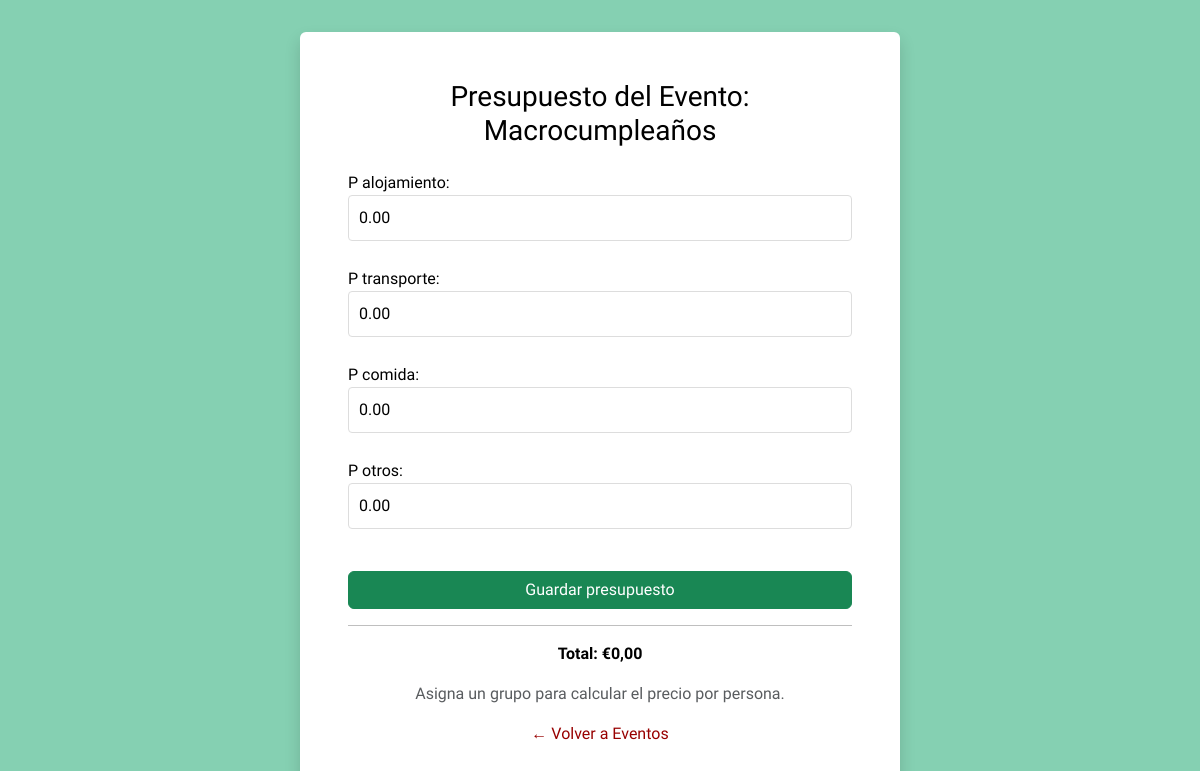
The app's page /eventos/3/presupuesto/ (signed in) with its own data.
### meetLink/models.py (models this page shows, shortened)
class Evento(models.Model):
    nombre = models.CharField(max_length=25, verbose_name="Nombre")
    descripcion = models.CharField(max_length=50, verbose_name="Descripción")
    ubicacion = models.CharField(max_length=50, default="Por definir", verbose_name="Ubicación")
    fecha_inicio = models.DateTimeField(verbose_name="Fecha de inicio")
    fecha_fin = models.DateTimeField(verbose_name="Fecha de fin")
    transporte = models.CharField(max_length=20, verbose_name="Medio de transporte")
    presupuesto = models.BooleanField(default=False, verbose_name="Presupuesto")
    grupo = models.ForeignKey('GrupoContacto', on_delete=models.SET_NULL, null=True, blank=True, verbose_name="Grupo de Contacto")
    maleta = models.BooleanField(default=False, verbose_name="Maleta")
    todo = models.BooleanField(default=False, verbose_name="To Do")
    p_alojamiento = models.DecimalField(decimal_places=2, max_digits=10, default=0.00)
    p_transporte = models.DecimalField(decimal_places=2, max_digits=10, default=0.00)
    p_comida = models.DecimalField(decimal_places=2, max_digits=10, default=0.00)
    p_otros = models.DecimalField(decimal_places=2, max_digits=10, default=0.00)
    usuario = models.ForeignKey(Usuario, on_delete=models.CASCADE, verbose_name='Usuario')
    class Meta:
        verbose_name = "Evento"
        verbose_name_plural = "Eventos"

### meetLink/views.py (the view)
# urls.py: path('eventos/<int:pk>/presupuesto/', EventoPresupuestoView.as_view(), name='evento_presupuesto'),
class EventoPresupuestoView(LoginRequiredMixin, UpdateView):
    model = Evento
    form_class = PresupuestoForm
    template_name = 'meetLink/recursos/presupuesto.html'
    success_url = reverse_lazy('eventos')
    def get_queryset(self):
        return Evento.objects.filter(usuario=self.request.user)
    def get_context_data(self, **kwargs):
        context = super().get_context_data(**kwargs)
        evento = self.object
        total = (evento.p_alojamiento + evento.p_transporte + evento.p_comida + evento.p_otros)
        integrantes = evento.grupo.integrantes.count() if evento.grupo else 0
        por_persona = total / integrantes if integrantes else None
        context['total'] = total
        context['por_persona'] = por_persona
        return context

### meetLink/forms.py (shortened to what this page needs)
class PresupuestoForm(forms.ModelForm):
    class Meta:
        model = Evento
        fields = ['p_alojamiento', 'p_transporte', 'p_comida', 'p_otros']
        widgets = {
            'p_alojamiento': forms.NumberInput(attrs={'step': '0.01', 'min': '0'}),
            'p_transporte': forms.NumberInput(attrs={'step': '0.01', 'min': '0'}),
            'p_comida': forms.NumberInput(attrs={'step': '0.01', 'min': '0'}),
            'p_otros': forms.NumberInput(attrs={'step': '0.01', 'min': '0'}),
        }

### meetLink/templates/meetLink/recursos/presupuesto.html (shortened to what this page needs)
{% extends "meetLink/base.html" %}
{% block contenido %}
<div id="form" class="d-flex align-items-center justify-content-center" style="background-color: #85D0B2; min-height: 100vh;">
    <div id="form-card" class="p-5 bg-white rounded shadow" style="min-width: 350px; max-width: 600px;">
        <div class="content">
            <h3 class="mb-4 text-center">Presupuesto del Evento: {{ object.nombre }}</h3>
            <form method="post">
                <div class="form-group">
                    {{ form.as_p }}
                </div>
                <button type="submit" class="btn btn-success w-100 mt-3">Guardar presupuesto</button>
            </form>
            <hr>
            <p class="fw-bold text-center">Total: €{{ total }}</p>
            {% if por_persona %}
                <p class="text-center"><strong>Por persona ({{ object.grupo.integrantes.count }} integrantes):</strong> €{{ por_persona|floatformat:2 }}</p>
            {% else %}
                <p class="text-muted text-center">Asigna un grupo para calcular el precio por persona.</p>
            {% endif %}
            <p class="mt-3 text-center">
                <a href="{% url 'eventos' %}" alt="Volver a eventos">← Volver a Eventos</a>
            </p>
        </div>
    </div>
</div>
{% endblock %}

### meetLink/static/css/styles.css (style rules this page uses)
:root { --negro: #000000; --blanco: #FFFFFF; --azul: #B5F8FE; --verde: #85D0B2; --aqua: #6BDBAD; --amarillo: #FFEDA4; --naranja: #FFC93F; --rojo: #FF6362; --rojo2: #980000; --sidebar-width: 220px; --sidebar-width-collapsed: 80px; }
*, *::before, *::after { box-sizing: border-box; }
html, body { height: 100%; margin: 0; padding: 0; background-color: var(--negro); font-family: "Lexend", sans-serif; overflow-x: hidden; }
.form-group input, .form-group select, .form-group textarea { width: 100%; padding: 10px; margin-bottom: 10px; border-radius: 4px; border: 1px solid #ddd; }
#form { display: flex !important; flex-direction: column !important; flex-grow: 1; height: max-content; min-height: 100vh; }
#form-card { color: var(--negro) !important; display: flex !important; flex-direction: column !important; justify-content: space-between !important; max-height: 90%; margin: 2rem; }
a { color: var(--rojo2); text-decoration: none; }

### records on screen
Evento: nombre "Macrocumpleaños", p_alojamiento "0.00", p_transporte "0.00", p_comida "0.00", p_otros "0.00"

### other values on screen
{{ total }} "0,00"
